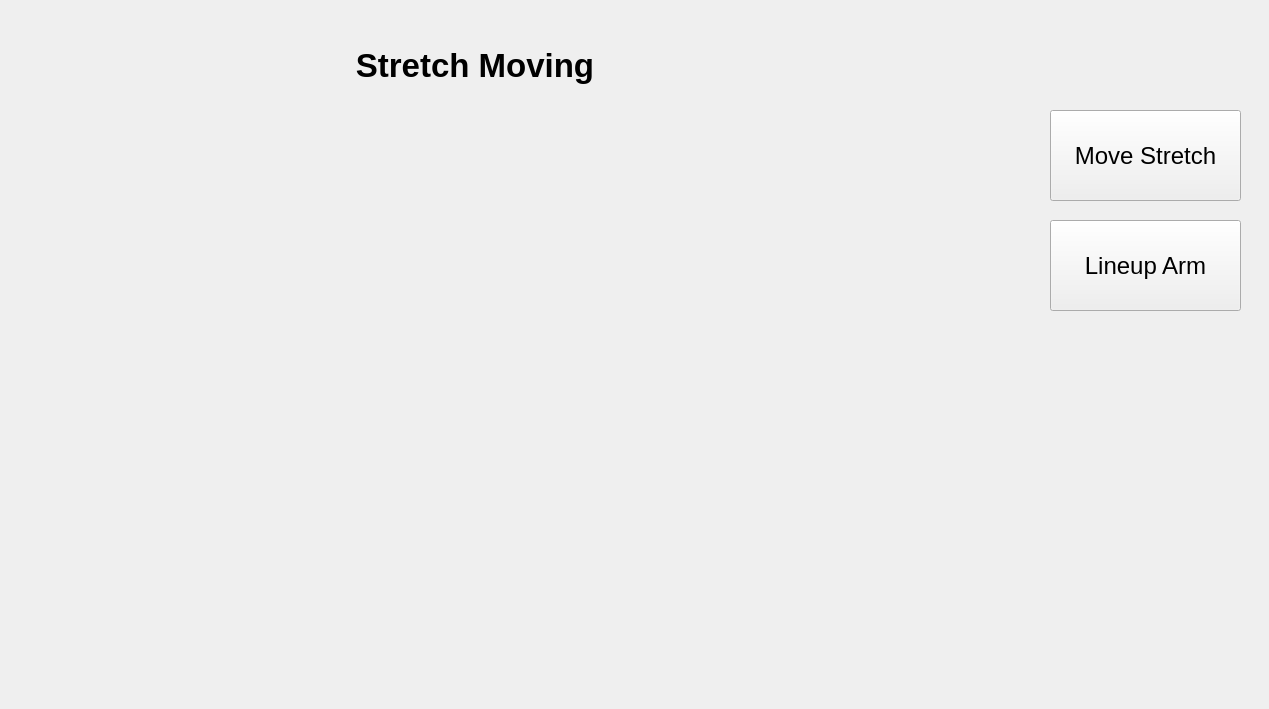
    <widget class="QWidget" name="page_4">
     <property name="enabled">
      <bool>true</bool>
     </property>
     <widget class="QLabel" name="InstructionLabelPage1_2">
      <property name="geometry">
       <rect>
        <x>200</x>
        <y>40</y>
        <width>550</width>
        <height>50</height>
       </rect>
      </property>
      <property name="palette">
       <palette>
        <active>
         <colorrole role="Button">
          <brush brushstyle="SolidPattern">
           <color alpha="255">
            <red>255</red>
            <green>255</green>
            <blue>255</blue>
           </color>
          </brush>
         </colorrole>
         <colorrole role="Midlight">
          <brush brushstyle="SolidPattern">
           <color alpha="255">
            <red>255</red>
            <green>255</green>
            <blue>255</blue>
           </color>
          </brush>
         </colorrole>
         <colorrole role="Dark">
          <brush brushstyle="SolidPattern">
           <color alpha="255">
            <red>127</red>
            <green>127</green>
            <blue>127</blue>
           </color>
          </brush>
         </colorrole>
         <colorrole role="Mid">
          <brush brushstyle="SolidPattern">
           <color alpha="255">
            <red>170</red>
            <green>170</green>
            <blue>170</blue>
           </color>
          </brush>
         </colorrole>
         <colorrole role="Window">
          <brush brushstyle="SolidPattern">
           <color alpha="255">
            <red>255</red>
            <green>255</green>
            <blue>255</blue>
           </color>
          </brush>
         </colorrole>
         <colorrole role="Shadow">
          <brush brushstyle="SolidPattern">
           <color alpha="255">
            <red>0</red>
            <green>0</green>
            <blue>0</blue>
           </color>
          </brush>
         </colorrole>
         <colorrole role="AlternateBase">
          <brush brushstyle="SolidPattern">
           <color alpha="255">
            <red>255</red>
            <green>255</green>
            <blue>255</blue>
           </color>
          </brush>
         </colorrole>
        </active>
        <inactive>
         <colorrole role="Button">
          <brush brushstyle="SolidPattern">
           <color alpha="255">
            <red>255</red>
            <green>255</green>
            <blue>255</blue>
           </color>
          </brush>
         </colorrole>
         <colorrole role="Midlight">
          <brush brushstyle="SolidPattern">
           <color alpha="255">
            <red>255</red>
            <green>255</green>
            <blue>255</blue>
           </color>
          </brush>
         </colorrole>
         <colorrole role="Dark">
          <brush brushstyle="SolidPattern">
           <color alpha="255">
            <red>127</red>
            <green>127</green>
            <blue>127</blue>
           </color>
          </brush>
         </colorrole>
         <colorrole role="Mid">
          <brush brushstyle="SolidPattern">
           <color alpha="255">
            <red>170</red>
            <green>170</green>
            <blue>170</blue>
           </color>
          </brush>
         </colorrole>
         <colorrole role="Window">
          <brush brushstyle="SolidPattern">
           <color alpha="255">
            <red>255</red>
            <green>255</green>
            <blue>255</blue>
           </color>
          </brush>
         </colorrole>
         <colorrole role="Shadow">
          <brush brushstyle="SolidPattern">
           <color alpha="255">
            <red>0</red>
            <green>0</green>
            <blue>0</blue>
           </color>
          </brush>
         </colorrole>
         <colorrole role="AlternateBase">
          <brush brushstyle="SolidPattern">
           <color alpha="255">
            <red>255</red>
            <green>255</green>
            <blue>255</blue>
           </color>
          </brush>
         </colorrole>
        </inactive>
        <disabled>
         <colorrole role="Button">
          <brush brushstyle="SolidPattern">
           <color alpha="255">
            <red>255</red>
            <green>255</green>
            <blue>255</blue>
           </color>
          </brush>
         </colorrole>
         <colorrole role="Midlight">
          <brush brushstyle="SolidPattern">
           <color alpha="255">
            <red>255</red>
            <green>255</green>
            <blue>255</blue>
           </color>
          </brush>
         </colorrole>
         <colorrole role="Dark">
          <brush brushstyle="SolidPattern">
           <color alpha="255">
            <red>127</red>
            <green>127</green>
            <blue>127</blue>
           </color>
          </brush>
         </colorrole>
         <colorrole role="Mid">
          <brush brushstyle="SolidPattern">
           <color alpha="255">
            <red>170</red>
            <green>170</green>
            <blue>170</blue>
           </color>
          </brush>
         </colorrole>
         <colorrole role="Window">
          <brush brushstyle="SolidPattern">
           <color alpha="255">
            <red>255</red>
            <green>255</green>
            <blue>255</blue>
           </color>
          </brush>
         </colorrole>
         <colorrole role="Shadow">
          <brush brushstyle="SolidPattern">
           <color alpha="255">
            <red>0</red>
            <green>0</green>
            <blue>0</blue>
           </color>
          </brush>
         </colorrole>
         <colorrole role="AlternateBase">
          <brush brushstyle="SolidPattern">
           <color alpha="255">
            <red>255</red>
            <green>255</green>
            <blue>255</blue>
           </color>
          </brush>
         </colorrole>
        </disabled>
       </palette>
      </property>
      <property name="font">
       <font>
        <pointsize>25</pointsize>
        <bold>true</bold>
       </font>
      </property>
      <property name="frameShape">
       <enum>QFrame::NoFrame</enum>
      </property>
      <property name="text">
       <string>Stretch Moving</string>
      </property>
      <property name="scaledContents">
       <bool>false</bool>
      </property>
      <property name="alignment">
       <set>Qt::AlignCenter</set>
      </property>
     </widget>
     <widget class="SceneViewer" name="DisplayMap_2">
      <property name="enabled">
       <bool>true</bool>
      </property>
      <property name="geometry">
       <rect>
        <x>780</x>
        <y>430</y>
        <width>480</width>
        <height>270</height>
       </rect>
      </property>
      <property name="frameShape">
       <enum>QFrame::NoFrame</enum>
      </property>
      <property name="text">
       <string/>
      </property>
      <property name="pixmap">
       <pixmap>../../src/images/loading_icon.png</pixmap>
      </property>
      <property name="scaledContents">
       <bool>true</bool>
      </property>
     </widget>
     <widget class="QPushButton" name="ButtonMoveStretch">
      <property name="geometry">
       <rect>
        <x>1050</x>
        <y>110</y>
        <width>191</width>
        <height>91</height>
       </rect>
      </property>
      <property name="palette">
       <palette>
        <active>
         <colorrole role="Button">
          <brush brushstyle="SolidPattern">
           <color alpha="255">
            <red>0</red>
            <green>255</green>
            <blue>0</blue>
           </color>
          </brush>
         </colorrole>
         <colorrole role="Light">
          <brush brushstyle="SolidPattern">
           <color alpha="255">
            <red>127</red>
            <green>255</green>
            <blue>127</blue>
           </color>
          </brush>
         </colorrole>
         <colorrole role="Midlight">
          <brush brushstyle="SolidPattern">
           <color alpha="255">
            <red>63</red>
            <green>255</green>
            <blue>63</blue>
           </color>
          </brush>
         </colorrole>
         <colorrole role="Dark">
          <brush brushstyle="SolidPattern">
           <color alpha="255">
            <red>0</red>
            <green>127</green>
            <blue>0</blue>
           </color>
          </brush>
         </colorrole>
         <colorrole role="Mid">
          <brush brushstyle="SolidPattern">
           <color alpha="255">
            <red>0</red>
            <green>170</green>
            <blue>0</blue>
           </color>
          </brush>
         </colorrole>
         <colorrole role="Window">
          <brush brushstyle="SolidPattern">
           <color alpha="255">
            <red>0</red>
            <green>255</green>
            <blue>0</blue>
           </color>
          </brush>
         </colorrole>
         <colorrole role="Shadow">
          <brush brushstyle="SolidPattern">
           <color alpha="255">
            <red>0</red>
            <green>0</green>
            <blue>0</blue>
           </color>
          </brush>
         </colorrole>
         <colorrole role="AlternateBase">
          <brush brushstyle="SolidPattern">
           <color alpha="255">
            <red>127</red>
            <green>255</green>
            <blue>127</blue>
           </color>
          </brush>
         </colorrole>
        </active>
        <inactive>
         <colorrole role="Button">
          <brush brushstyle="SolidPattern">
           <color alpha="255">
            <red>239</red>
            <green>239</green>
            <blue>239</blue>
           </color>
          </brush>
         </colorrole>
         <colorrole role="Light">
          <brush brushstyle="SolidPattern">
           <color alpha="255">
            <red>255</red>
            <green>255</green>
            <blue>255</blue>
           </color>
          </brush>
         </colorrole>
         <colorrole role="Midlight">
          <brush brushstyle="SolidPattern">
           <color alpha="255">
            <red>202</red>
            <green>202</green>
            <blue>202</blue>
           </color>
          </brush>
         </colorrole>
         <colorrole role="Dark">
          <brush brushstyle="SolidPattern">
           <color alpha="255">
            <red>159</red>
            <green>159</green>
            <blue>159</blue>
           </color>
          </brush>
         </colorrole>
         <colorrole role="Mid">
          <brush brushstyle="SolidPattern">
           <color alpha="255">
            <red>184</red>
            <green>184</green>
            <blue>184</blue>
           </color>
          </brush>
         </colorrole>
         <colorrole role="Window">
          <brush brushstyle="SolidPattern">
           <color alpha="255">
            <red>239</red>
            <green>239</green>
            <blue>239</blue>
           </color>
          </brush>
         </colorrole>
         <colorrole role="Shadow">
          <brush brushstyle="SolidPattern">
           <color alpha="255">
            <red>118</red>
            <green>118</green>
            <blue>118</blue>
           </color>
          </brush>
         </colorrole>
         <colorrole role="AlternateBase">
          <brush brushstyle="SolidPattern">
           <color alpha="255">
            <red>247</red>
            <green>247</green>
            <blue>247</blue>
           </color>
          </brush>
         </colorrole>
        </inactive>
        <disabled>
         <colorrole role="Button">
          <brush brushstyle="SolidPattern">
           <color alpha="255">
            <red>0</red>
            <green>255</green>
            <blue>0</blue>
           </color>
          </brush>
         </colorrole>
         <colorrole role="Light">
          <brush brushstyle="SolidPattern">
           <color alpha="255">
            <red>127</red>
            <green>255</green>
            <blue>127</blue>
           </color>
          </brush>
         </colorrole>
         <colorrole role="Midlight">
          <brush brushstyle="SolidPattern">
           <color alpha="255">
            <red>63</red>
            <green>255</green>
            <blue>63</blue>
           </color>
          </brush>
         </colorrole>
         <colorrole role="Dark">
          <brush brushstyle="SolidPattern">
           <color alpha="255">
            <red>0</red>
            <green>127</green>
            <blue>0</blue>
           </color>
          </brush>
         </colorrole>
         <colorrole role="Mid">
          <brush brushstyle="SolidPattern">
           <color alpha="255">
            <red>0</red>
            <green>170</green>
            <blue>0</blue>
           </color>
          </brush>
         </colorrole>
         <colorrole role="Window">
          <brush brushstyle="SolidPattern">
           <color alpha="255">
            <red>0</red>
            <green>255</green>
            <blue>0</blue>
           </color>
          </brush>
         </colorrole>
         <colorrole role="Shadow">
          <brush brushstyle="SolidPattern">
           <color alpha="255">
            <red>177</red>
            <green>177</green>
            <blue>177</blue>
           </color>
          </brush>
         </colorrole>
         <colorrole role="AlternateBase">
          <brush brushstyle="SolidPattern">
           <color alpha="255">
            <red>247</red>
            <green>247</green>
            <blue>247</blue>
           </color>
          </brush>
         </colorrole>
        </disabled>
       </palette>
      </property>
      <property name="font">
       <font>
        <pointsize>18</pointsize>
       </font>
      </property>
      <property name="text">
       <string>Move Stretch</string>
      </property>
     </widget>
     <widget class="SceneViewer" name="DisplayGrasp">
      <property name="enabled">
       <bool>true</bool>
      </property>
      <property name="geometry">
       <rect>
        <x>10</x>
        <y>100</y>
        <width>960</width>
        <height>540</height>
       </rect>
      </property>
      <property name="frameShape">
       <enum>QFrame::NoFrame</enum>
      </property>
      <property name="text">
       <string/>
      </property>
      <property name="pixmap">
       <pixmap>../../stretch_uml/src/stretch_uml/loading_icon.png</pixmap>
      </property>
      <property name="scaledContents">
       <bool>true</bool>
      </property>
     </widget>
     <widget class="QPushButton" name="ButtonLineUp">
      <property name="geometry">
       <rect>
        <x>1050</x>
        <y>220</y>
        <width>191</width>
        <height>91</height>
       </rect>
      </property>
      <property name="palette">
       <palette>
        <active>
         <colorrole role="Button">
          <brush brushstyle="SolidPattern">
           <color alpha="255">
            <red>0</red>
            <green>255</green>
            <blue>0</blue>
           </color>
          </brush>
         </colorrole>
         <colorrole role="Light">
          <brush brushstyle="SolidPattern">
           <color alpha="255">
            <red>127</red>
            <green>255</green>
            <blue>127</blue>
           </color>
          </brush>
         </colorrole>
         <colorrole role="Midlight">
          <brush brushstyle="SolidPattern">
           <color alpha="255">
            <red>63</red>
            <green>255</green>
            <blue>63</blue>
           </color>
          </brush>
         </colorrole>
         <colorrole role="Dark">
          <brush brushstyle="SolidPattern">
           <color alpha="255">
            <red>0</red>
            <green>127</green>
            <blue>0</blue>
           </color>
          </brush>
         </colorrole>
         <colorrole role="Mid">
          <brush brushstyle="SolidPattern">
           <color alpha="255">
            <red>0</red>
            <green>170</green>
            <blue>0</blue>
           </color>
          </brush>
         </colorrole>
         <colorrole role="Window">
          <brush brushstyle="SolidPattern">
           <color alpha="255">
            <red>0</red>
            <green>255</green>
            <blue>0</blue>
           </color>
          </brush>
         </colorrole>
         <colorrole role="Shadow">
          <brush brushstyle="SolidPattern">
           <color alpha="255">
            <red>0</red>
            <green>0</green>
            <blue>0</blue>
           </color>
          </brush>
         </colorrole>
         <colorrole role="AlternateBase">
          <brush brushstyle="SolidPattern">
           <color alpha="255">
            <red>127</red>
            <green>255</green>
            <blue>127</blue>
           </color>
          </brush>
         </colorrole>
        </active>
        <inactive>
         <colorrole role="Button">
          <brush brushstyle="SolidPattern">
           <color alpha="255">
            <red>239</red>
            <green>239</green>
            <blue>239</blue>
           </color>
          </brush>
         </colorrole>
         <colorrole role="Light">
          <brush brushstyle="SolidPattern">
           <color alpha="255">
            <red>255</red>
            <green>255</green>
            <blue>255</blue>
           </color>
          </brush>
         </colorrole>
         <colorrole role="Midlight">
          <brush brushstyle="SolidPattern">
           <color alpha="255">
            <red>202</red>
            <green>202</green>
            <blue>202</blue>
           </color>
          </brush>
         </colorrole>
         <colorrole role="Dark">
          <brush brushstyle="SolidPattern">
           <color alpha="255">
            <red>159</red>
            <green>159</green>
            <blue>159</blue>
           </color>
          </brush>
         </colorrole>
         <colorrole role="Mid">
          <brush brushstyle="SolidPattern">
           <color alpha="255">
            <red>184</red>
            <green>184</green>
            <blue>184</blue>
           </color>
          </brush>
         </colorrole>
         <colorrole role="Window">
          <brush brushstyle="SolidPattern">
           <color alpha="255">
            <red>239</red>
            <green>239</green>
            <blue>239</blue>
           </color>
          </brush>
         </colorrole>
         <colorrole role="Shadow">
          <brush brushstyle="SolidPattern">
           <color alpha="255">
            <red>118</red>
            <green>118</green>
            <blue>118</blue>
           </color>
          </brush>
         </colorrole>
         <colorrole role="AlternateBase">
          <brush brushstyle="SolidPattern">
           <color alpha="255">
            <red>247</red>
            <green>247</green>
            <blue>247</blue>
           </color>
          </brush>
         </colorrole>
        </inactive>
        <disabled>
         <colorrole role="Button">
          <brush brushstyle="SolidPattern">
           <color alpha="255">
            <red>0</red>
            <green>255</green>
            <blue>0</blue>
           </color>
          </brush>
         </colorrole>
         <colorrole role="Light">
          <brush brushstyle="SolidPattern">
           <color alpha="255">
            <red>127</red>
            <green>255</green>
            <blue>127</blue>
           </color>
          </brush>
         </colorrole>
         <colorrole role="Midlight">
          <brush brushstyle="SolidPattern">
           <color alpha="255">
            <red>63</red>
            <green>255</green>
            <blue>63</blue>
           </color>
          </brush>
         </colorrole>
         <colorrole role="Dark">
          <brush brushstyle="SolidPattern">
           <color alpha="255">
            <red>0</red>
            <green>127</green>
            <blue>0</blue>
           </color>
          </brush>
         </colorrole>
         <colorrole role="Mid">
          <brush brushstyle="SolidPattern">
           <color alpha="255">
            <red>0</red>
            <green>170</green>
            <blue>0</blue>
           </color>
          </brush>
         </colorrole>
         <colorrole role="Window">
          <brush brushstyle="SolidPattern">
           <color alpha="255">
            <red>0</red>
            <green>255</green>
            <blue>0</blue>
           </color>
          </brush>
         </colorrole>
         <colorrole role="Shadow">
          <brush brushstyle="SolidPattern">
           <color alpha="255">
            <red>177</red>
            <green>177</green>
            <blue>177</blue>
           </color>
          </brush>
         </colorrole>
         <colorrole role="AlternateBase">
          <brush brushstyle="SolidPattern">
           <color alpha="255">
            <red>247</red>
            <green>247</green>
            <blue>247</blue>
           </color>
          </brush>
         </colorrole>
        </disabled>
       </palette>
      </property>
      <property name="font">
       <font>
        <pointsize>18</pointsize>
       </font>
      </property>
      <property name="text">
       <string>Lineup Arm</string>
      </property>
     </widget>
    </widget>
